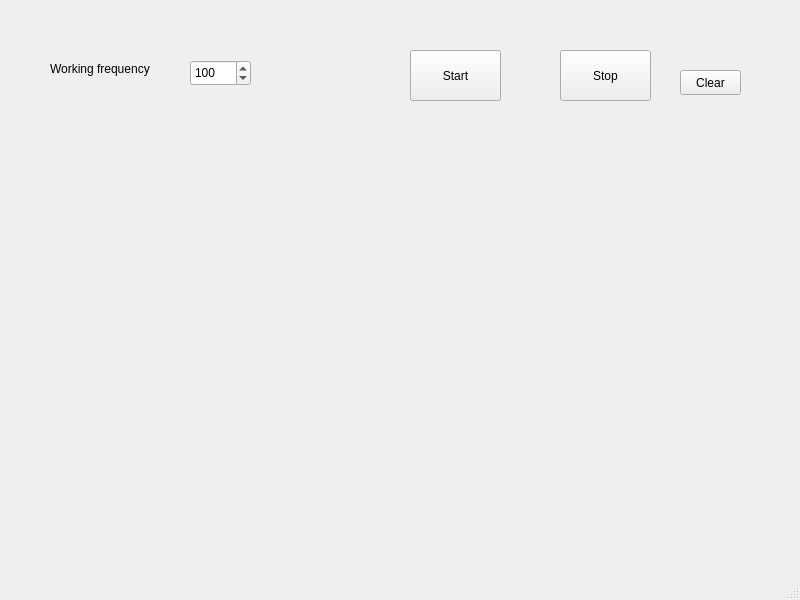
<?xml version="1.0" encoding="UTF-8"?>
<ui version="4.0">
 <class>MainWindow</class>
 <widget class="QMainWindow" name="MainWindow">
  <property name="geometry">
   <rect>
    <x>0</x>
    <y>0</y>
    <width>800</width>
    <height>600</height>
   </rect>
  </property>
  <property name="windowTitle">
   <string>MainWindow</string>
  </property>
  <widget class="QWidget" name="centralwidget">
   <widget class="QPushButton" name="startButton">
    <property name="geometry">
     <rect>
      <x>410</x>
      <y>50</y>
      <width>91</width>
      <height>51</height>
     </rect>
    </property>
    <property name="text">
     <string>Start</string>
    </property>
   </widget>
   <widget class="QPushButton" name="stopButton">
    <property name="geometry">
     <rect>
      <x>560</x>
      <y>50</y>
      <width>91</width>
      <height>51</height>
     </rect>
    </property>
    <property name="text">
     <string>Stop</string>
    </property>
   </widget>
   <widget class="QSpinBox" name="spinBox">
    <property name="geometry">
     <rect>
      <x>190</x>
      <y>60</y>
      <width>61</width>
      <height>26</height>
     </rect>
    </property>
    <property name="maximum">
     <number>9999</number>
    </property>
    <property name="value">
     <number>100</number>
    </property>
   </widget>
   <widget class="QLabel" name="label">
    <property name="geometry">
     <rect>
      <x>50</x>
      <y>60</y>
      <width>131</width>
      <height>17</height>
     </rect>
    </property>
    <property name="text">
     <string>Working frequency</string>
    </property>
   </widget>
   <widget class="QCustomPlot" name="customPlot" native="true">
    <property name="geometry">
     <rect>
      <x>50</x>
      <y>160</y>
      <width>711</width>
      <height>371</height>
     </rect>
    </property>
   </widget>
   <widget class="QPushButton" name="clearButton">
    <property name="geometry">
     <rect>
      <x>680</x>
      <y>70</y>
      <width>61</width>
      <height>25</height>
     </rect>
    </property>
    <property name="text">
     <string>Clear</string>
    </property>
   </widget>
  </widget>
  <widget class="QMenuBar" name="menubar">
   <property name="geometry">
    <rect>
     <x>0</x>
     <y>0</y>
     <width>800</width>
     <height>22</height>
    </rect>
   </property>
  </widget>
  <widget class="QStatusBar" name="statusbar"/>
 </widget>
 <customwidgets>
  <customwidget>
   <class>QCustomPlot</class>
   <extends>QWidget</extends>
   <header>qcustomplot.h</header>
   <container>1</container>
  </customwidget>
 </customwidgets>
 <resources/>
 <connections/>
</ui>
